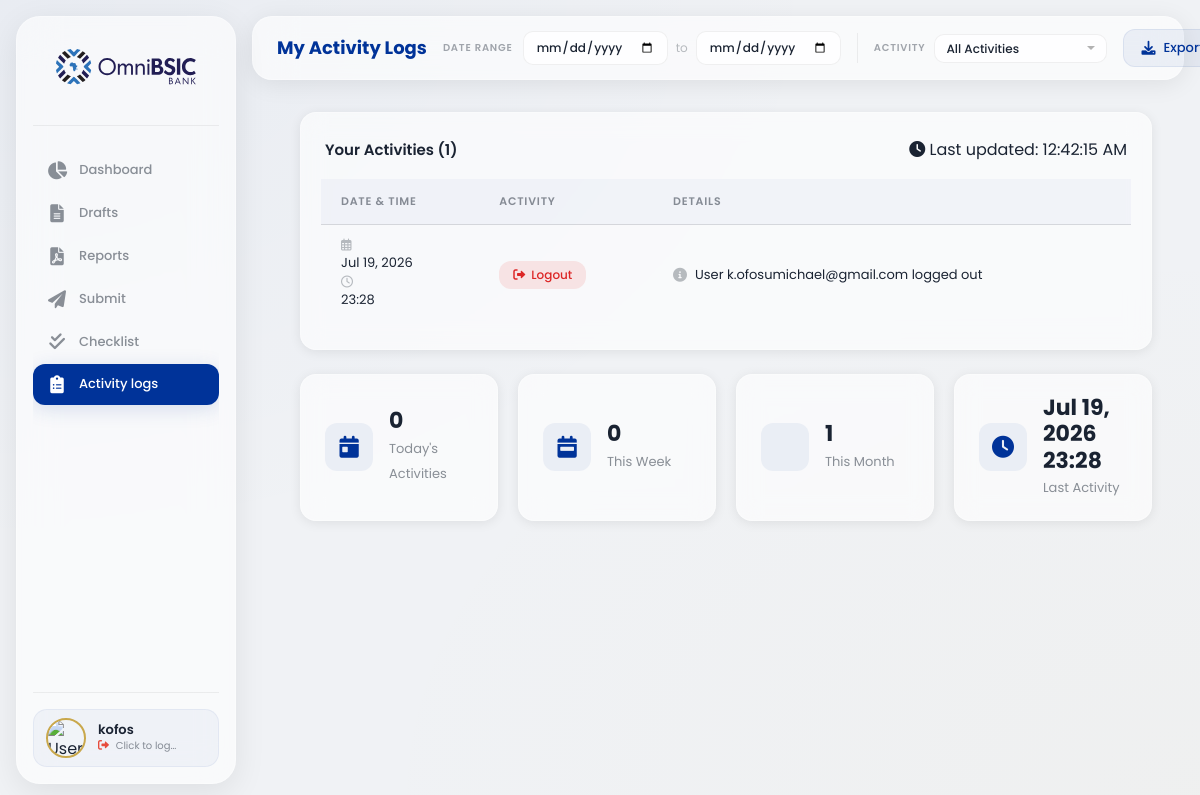
The app's page /adminboard/member/activity-logs/ (signed in) with its own data.
### control_dashboard/models.py (models this page shows, shortened)
class UserProfile(models.Model):
    ROLE_CHOICES = [
        ('admin', 'Admin'),
        ('supervisor', 'Supervisor'),
        ('member', 'Member'),
    ]
    POSITION_CHOICES = [
        ('hc', 'Headoffice Control'),
        ('cc', 'Cluster Control'),
    ]
    STATUS_CHOICES = [
        ('active', 'Active'),
        ('inactive', 'Inactive'),
    ]
    email = models.EmailField(unique=True)
    full_name = models.CharField(max_length=200)
    position = models.CharField(max_length=50, choices=POSITION_CHOICES, default='member')
    role = models.CharField(max_length=50, choices=ROLE_CHOICES, default='member')
    status = models.CharField(max_length=50, choices=STATUS_CHOICES, default='active')
    created_at = models.DateTimeField(auto_now_add=True)
    updated_at = models.DateTimeField(auto_now=True)
    class Meta:
        db_table = 'user_profiles'
        ordering = ['full_name']

class ActivityLog(models.Model):
    ACTIVITY_TYPES = (
        ('login', 'Login'),
        ('logout', 'Logout'),
        ('report_created', 'Report Created'),
        ('report_updated', 'Report Updated'),
        ('report_deleted', 'Report Deleted'),
        ('report_submitted', 'Report Submitted'),
        ('report_approved', 'Report Approved'),
        ('report_rejected', 'Report Rejected'),
        ('checklist_completed', 'Checklist Completed'),
        ('template_created', 'Template Created'),
        ('template_updated', 'Template Updated'),
        ('template_deleted', 'Template Deleted'),
        ('user_created', 'User Created'),
        ('user_updated', 'User Updated'),
        ('user_deleted', 'User Deleted'),
        ('email_sent', 'Email Sent'),
        ('draft_saved', 'Draft Saved'),
        ('draft_deleted', 'Draft Deleted'),
        ('deduction_created', 'Deduction Created'),
        ('deduction_updated', 'Deduction Updated'),
        ('deduction_deleted', 'Deduction Deleted'),
        ('score_updated', 'Score Updated'),
    )
    ACTIVITY_ICONS = {
        'login': 'fa-sign-in-alt',
        'logout': 'fa-sign-out-alt',
        'report_created': 'fa-file-alt',
        'report_updated': 'fa-edit',
        'report_deleted': 'fa-trash',
        'report_submitted': 'fa-paper-plane',
        'report_approved': 'fa-check-circle',
        'report_rejected': 'fa-times-circle',
        'checklist_completed': 'fa-check-double',
        'template_created': 'fa-cog',
        'template_updated': 'fa-cog',
        'template_deleted': 'fa-cog',
        'user_created': 'fa-user-plus',
        'user_updated': 'fa-user-edit',
        'user_deleted': 'fa-user-minus',
        'email_sent': 'fa-envelope',
        'draft_saved': 'fa-save',
        'draft_deleted': 'fa-trash-alt',
        'deduction_created': 'fa-minus-circle',
        'deduction_updated': 'fa-edit',
        'deduction_deleted': 'fa-trash',
        'score_updated': 'fa-star',
    }
    user = models.ForeignKey(
        'UserProfile',
        on_delete=models.CASCADE,
        related_name='activity_logs'
    )
    activity_type = models.CharField(
        max_length=50,
        choices=ACTIVITY_TYPES
    )
    details = models.TextField(
        blank=True,
        null=True,
        help_text="Detailed description of the activity"
    )
    ip_address = models.GenericIPAddressField(
        blank=True,
        null=True,
        help_text="IP address of the user"
    )
    user_agent = models.TextField(
        blank=True,
        null=True,
        help_text="User agent string"
    )
    created_at = models.DateTimeField(
        auto_now_add=True
    )
    class Meta:
        ordering = ['-created_at']
        verbose_name = 'Activity Log'
        verbose_name_plural = 'Activity Logs'
        indexes = [
            models.Index(fields=['user', 'created_at']),
            models.Index(fields=['activity_type']),
        ]
    def get_activity_icon(self):
        return self.ACTIVITY_ICONS.get(self.activity_type, 'fa-circle')

### control_dashboard/views.py (the view)
# urls.py: path('member/activity-logs/', views.member_activity_logs, name='member_activity_logs'),
@login_required
def member_activity_logs(request):
    try:
        user_profile = UserProfile.objects.get(email=request.user.email)
    except UserProfile.DoesNotExist:
        return redirect('control_dashboard:member_dashboard')
    start_date = request.GET.get('start_date', '')
    end_date = request.GET.get('end_date', '')
    activity_filter = request.GET.get('activity', '')
    queryset = ActivityLog.objects.filter(user=user_profile)
    if start_date:
        try:
            start_date_obj = datetime.strptime(start_date, '%Y-%m-%d').date()
            queryset = queryset.filter(created_at__date__gte=start_date_obj)
        except ValueError:
            pass
    if end_date:
        try:
            end_date_obj = datetime.strptime(end_date, '%Y-%m-%d').date()
            queryset = queryset.filter(created_at__date__lte=end_date_obj)
        except ValueError:
            pass
    if activity_filter and activity_filter != 'all':
        queryset = queryset.filter(activity_type=activity_filter)
    activity_logs = queryset.order_by('-created_at')[:100]  # Limit to 100 most recent
    today = timezone.now().date()
    start_of_week = today - timedelta(days=today.weekday())
    start_of_month = today.replace(day=1)
    today_logs = ActivityLog.objects.filter(
        user=user_profile,
        created_at__date=today
    )
    week_logs = ActivityLog.objects.filter(
        user=user_profile,
        created_at__date__gte=start_of_week,
        created_at__date__lte=today
    )
    month_logs = ActivityLog.objects.filter(
        user=user_profile,
        created_at__date__gte=start_of_month,
        created_at__date__lte=today
    )
    last_activity = ActivityLog.objects.filter(
        user=user_profile
    ).order_by('-created_at').first()
    last_activity_display = last_activity.created_at.strftime('%b %d, %Y %H:%M') if last_activity else None
    activity_types = ActivityLog.ACTIVITY_TYPES
    context = {
        'user_profile': user_profile,
        'activity_logs': activity_logs,
        'activity_types': activity_types,
        'activity_filter': activity_filter,
        'start_date': start_date,
        'end_date': end_date,
        'today_logs': today_logs,
        'week_logs': week_logs,
        'month_logs': month_logs,
        'last_activity': last_activity_display,
        'today': today,
    }
    return render(request, 'control_dashboard/activity-mem.html', context)

### control_dashboard/templates/control_dashboard/activity-mem.html (shortened to what this page needs)
{% extends 'control_dashboard/base.html' %}
{% load static %}
{% block extra_css %}
<link rel="stylesheet" href="{% static 'stylesheets/activity-mem.css' %}" type="text/css">
{% endblock %}
{% block dashboard_url %}{% url 'control_dashboard:member_dashboard' %}{% endblock %}
{% block nav_links %}
<li><a href="{% url 'control_dashboard:member_dashboard' %}">
    <span class="nav-icon"><i class="fas fa-chart-pie"></i></span>
    <span class="nav-text">Dashboard</span>
</a></li>
<li><a href="{% url 'control_dashboard:drafts_page' %}">
    <span class="nav-icon"><i class="fas fa-file-alt"></i></span>
    <span class="nav-text">Drafts</span>
</a></li>
<li><a href="{% url 'control_dashboard:reports_page' %}">
    <span class="nav-icon"><i class="fas fa-file-pdf"></i></span>
    <span class="nav-text">Reports</span>
</a></li>
<li><a href="{% url 'control_dashboard:submit_page' %}">
    <span class="nav-icon"><i class="fas fa-paper-plane"></i></span>
    <span class="nav-text">Submit</span>
</a></li>
<li><a href="{% url 'control_dashboard:member_checklist' %}">
    <span class="nav-icon"><i class="fas fa-check-double"></i></span>
    <span class="nav-text">Checklist</span>
</a></li>
<li class="active"><a href="{% url 'control_dashboard:member_activity_logs' %}">
    <span class="nav-icon"><i class="fas fa-clipboard-list"></i></span>
    <span class="nav-text">Activity logs</span>
</a></li>
{% endblock %}
{% block page_title %}My Activity Logs{% endblock %}
{% block top_header_center %}
<div class="header-date-group">
    <label for="start-date">Date Range</label>
    <div class="header-date-wrapper">
        <input type="date" id="start-date" name="start-date" class="header-date-input" value="{{ start_date }}" onchange="filterActivities()">
        <span>to</span>
        <input type="date" id="end-date" name="end-date" class="header-date-input" value="{{ end_date }}" onchange="filterActivities()">
    </div>
</div>
<div class="header-filter-group">
    <label for="activity-filter">Activity</label>
    <select id="activity-filter" name="activity-filter" class="header-select" onchange="filterActivities()">
        <option value="all" {% if not activity_filter %}selected{% endif %}>All Activities</option>
    </select>
</div>
{% endblock %}
{% block top_header_right %}
<button class="btn-export-header" onclick="exportLogs()" title="Export Activity Logs">
    <i class="fas fa-download"></i> Export
</button>
{% endblock %}
{% block content %}
<div class="table-container">
    <div class="table-header">
        <h4>Your Activities ({{ activity_logs|length }})</h4>
        <div class="table-header-actions">
            <span class="last-updated" id="lastUpdated">
            </span>
        </div>
    </div>
    {% if activity_logs %}
    <div class="table-responsive">
        <table class="activity-table">
            <thead>
                <tr>
                    <th>Date & Time</th>
                    <th>Activity</th>
                    <th>Details</th>
                </tr>
            </thead>
            <tbody>
                {% for log in activity_logs %}
                <tr>
                    <td>
                        <span class="time-stamp">
                            <i class="far fa-calendar-alt"></i> {{ log.created_at|date:"M d, Y" }}
                            <br>
                            <i class="far fa-clock"></i> {{ log.created_at|date:"H:i" }}
                        </span>
                    </td>
                    <td>
                        <span class="activity-tag {{ log.activity_type }}">
                            <i class="fas {{ log.get_activity_icon }}"></i>
                            {{ log.get_activity_type_display }}
                        </span>
                    </td>
                    <td>
                        <div class="activity-details">
                            <i class="fas fa-info-circle"></i>
                            {{ log.details|default:"No details available" }}
                        </div>
                    </td>
                </tr>
                {% endfor %}
            </tbody>
        </table>
    </div>
    {% endif %}
</div>
<div class="stats-grid">
    <div class="stat-card">
        <div class="stat-icon"><i class="fas fa-calendar-day"></i></div>
        <div class="stat-content">
            <h4>{{ today_logs|length }}</h4>
            <span>Today's Activities</span>
        </div>
    </div>
    <div class="stat-card">
        <div class="stat-icon"><i class="fas fa-calendar-week"></i></div>
        <div class="stat-content">
            <h4>{{ week_logs|length }}</h4>
            <span>This Week</span>
        </div>
    </div>
    <div class="stat-card">
        <div class="stat-icon"></div>
        <div class="stat-content">
            <h4>{{ month_logs|length }}</h4>
            <span>This Month</span>
        </div>
    </div>
    <div class="stat-card">
        <div class="stat-icon"><i class="fas fa-clock"></i></div>
        <div class="stat-content">
            <h4>{{ last_activity|default:"Never" }}</h4>
            <span>Last Activity</span>
        </div>
    </div>
</div>
{% endblock %}

### control_dashboard/templates/control_dashboard/base.html (shortened to what this page needs)
{% load static %}
<!DOCTYPE html>
<html>
    <head>
        <link rel="stylesheet" href="{% static 'stylesheets/base.css' %}" type="text/css">
        <link rel="stylesheet" href="https://cdnjs.cloudflare.com/ajax/libs/font-awesome/6.0.0-beta3/css/all.min.css">
        {% block extra_css %}{% endblock %}
    </head>
    <body>
        <div class="page-wrapper">
            <div class="nav-bar">
                <div class="logo">
                    <a href="{% block dashboard_url %}{% url 'control_dashboard:member_dashboard' %}{% endblock %}">
                        <img src="{% static 'images/OmniBSIC_Bank_Logo.svg' %}" alt="Bank Logo">
                    </a>
                </div>
                <ul class="nav-links">
                    {% block nav_links %}{% endblock %}
                </ul>
                <div class="nav-footer">
                    <div class="nav-profile-card" onclick="logoutUser()" style="cursor: pointer;" title="Click to logout">
                        <div class="nav-profile-img-wrapper">
                            <img src="{% static 'images/user-avatar.jpg' %}" alt="User Profile Image">
                        </div>
                        <div class="nav-profile-info">
                            <h4 class="nav-user-name">{{ user_profile.full_name|default:"User" }}</h4>
                            <p class="nav-user-role">
                                <i class="fas fa-sign-out-alt" style="font-size: 11px; margin-right: 4px;"></i>
                                Click to logout
                            </p>
                        </div>
                    </div>
                </div>
            </div>
            <div class="top-header">
                <div class="top-header-left">
                    <span class="page-title">{% block page_title %}Dashboard{% endblock %}</span>
                </div>
                {% block top_header_center %}{% endblock %}
                <div class="top-header-right">
                    {% block top_header_right %}{% endblock %}
                </div>
            </div>
            <div class="main-content">
                {% block content %}{% endblock %}
            </div>
        </div>
    </body>
</html>

### records on screen
UserProfile: full_name "kofos"
ActivityLog: created_at "Jul 19, 2026", created_at "23:28", activity_type "Logout", details "User k.ofosumichael@gmail.com logged out"

### other values on screen
{{ activity_logs|length }} "1"
{{ today_logs|length }} "0"
{{ week_logs|length }} "0"
{{ month_logs|length }} "1"
{{ last_activity|default:"Never" }} "Jul 19, 2026 23:28"
